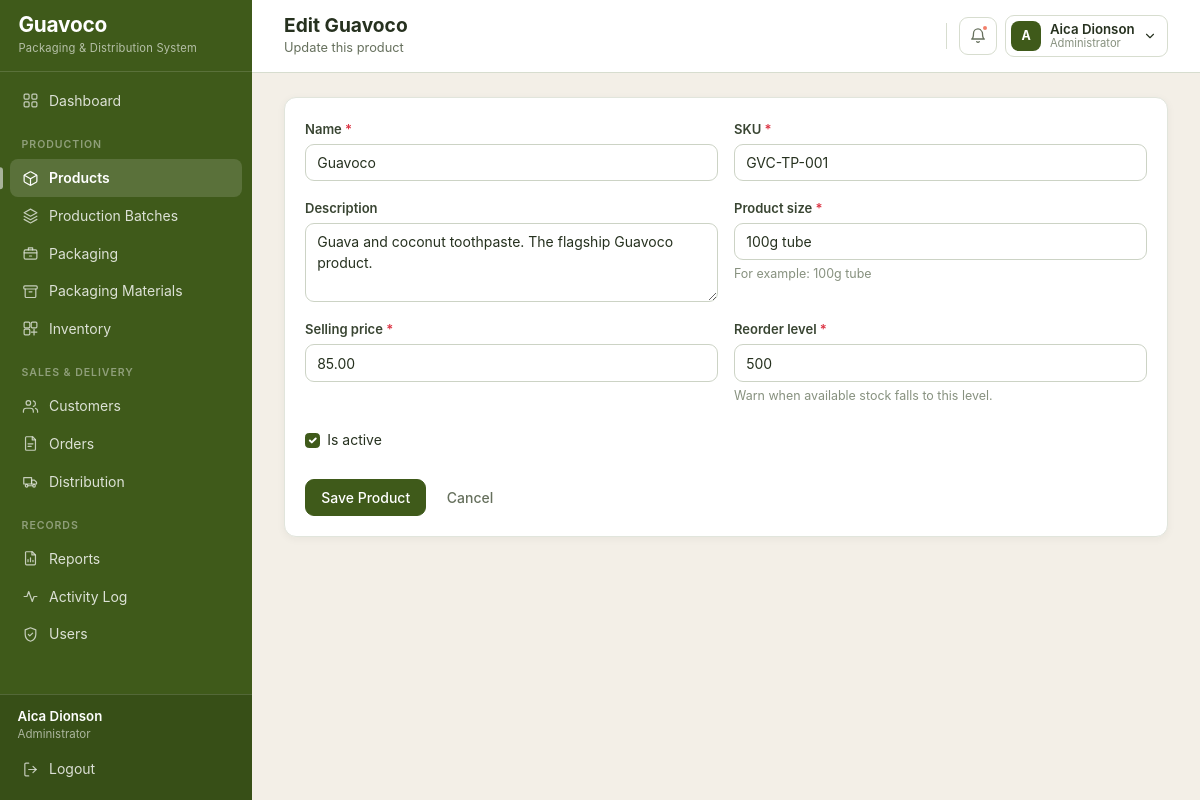
The page /products/4/edit/ (signed in) on the database its author committed.
### core/models.py (models this page shows, shortened)
class Product(models.Model):
    name = models.CharField(max_length=100)
    sku = models.CharField('SKU', max_length=50, unique=True)
    description = models.TextField(blank=True)
    size = models.CharField('Product size', max_length=50, help_text='For example: 100g tube')
    selling_price = models.DecimalField(
        max_digits=10, decimal_places=2, validators=[MinValueValidator(0)]
    )
    reorder_level = models.PositiveIntegerField(
        default=100, help_text='Warn when available stock falls to this level.'
    )
    is_active = models.BooleanField(default=True)
    created_at = models.DateTimeField(auto_now_add=True)
    class Meta:
        ordering = ['name']
    @property
    def current_stock(self):
        total = self.inventory_rows.aggregate(total=models.Sum('quantity_available'))['total']
        return total or 0
    @property
    def is_low_stock(self):
        return self.current_stock <= self.reorder_level

### core/views/products.py (the view)
# urls.py: path('products/<int:pk>/edit/', products.product_update, name='product_update'),
@login_required
@administrator_required
def product_update(request, pk):
    product = get_object_or_404(Product, pk=pk)
    form = ProductForm(request.POST or None, instance=product)
    if request.method == 'POST' and form.is_valid():
        form.save()
        ActivityLog.record(request.user, 'Product Updated', f'{product.name} was edited.')
        messages.success(request, f'Product "{product.name}" was updated.')
        return redirect('product_list')
    return render(request, 'products/product_form.html',
                  {'page_title': f'Edit {product.name}', 'form': form, 'product': product})

### core/forms.py (shortened to what this page needs)
class ProductForm(BootstrapFormMixin, forms.ModelForm):
    class Meta:
        model = Product
        fields = [
            'name', 'sku', 'description', 'size',
            'selling_price', 'reorder_level', 'is_active',
        ]
        widgets = {'description': forms.Textarea(attrs={'rows': 3})}

### core/context_processors.py (called while the page is built)
def user_role(request):
    if not hasattr(request, 'user'):
        return {}
    admin = is_administrator(request.user)
    url_name = getattr(request.resolver_match, 'url_name', '') if request.resolver_match else ''
    return {
        'is_admin': admin,
        'user_role': 'Administrator' if admin else 'Staff',
        'page_subtitle': PAGE_SUBTITLES.get(url_name, ''),
    }

def alerts(request):
    if not hasattr(request, 'user') or not request.user.is_authenticated:
        return {}
    from .models import Inventory, PackagingMaterial, Product
    low_products = [p for p in Product.objects.filter(is_active=True) if p.is_low_stock]
    low_materials = [m for m in PackagingMaterial.objects.filter(is_active=True)
                     if m.is_low_stock]
    today = timezone.localdate()
    expiring = list(
        Inventory.objects.filter(
            quantity_available__gt=0,
            expiration_date__lte=today + timedelta(days=30),
        ).select_related('batch', 'product').order_by('expiration_date')[:5]
    )
    return {
        'alert_low_products': low_products[:5],
        'alert_low_materials': low_materials[:5],
        'alert_expiring': expiring,
        'alert_count': len(low_products) + len(low_materials) + len(expiring),
    }

### core/models.py (called while the page is built)
def expiry_state_for(expiration_date):
    if expiration_date is None:
        return 'Safe'
    days_left = (expiration_date - timezone.localdate()).days
    if days_left < 0:
        return 'Expired'
    if days_left <= 30:
        return 'Expiring in 30 Days'
    if days_left <= 60:
        return 'Expiring in 60 Days'
    return 'Safe'

    @property
    def is_low_stock(self):
        return self.quantity_available <= self.reorder_level

    @property
    def expiry_state(self):
        return expiry_state_for(self.expiration_date)

### core/permissions.py (called while the page is built)
def is_administrator(user):
    return user.is_authenticated and (
        user.is_superuser or user.groups.filter(name=ADMIN_GROUP).exists()
    )

### templates/products/product_form.html (shortened to what this page needs)
{% extends "base.html" %}
{% block content %}
<div class="card">
    <div class="card-body">
        <form method="post" novalidate>
            {% include "partials/form_fields.html" %}
            <div class="mt-4">
                <button type="submit" class="btn btn-guava">Save Product</button>
                <a href="{% url 'product_list' %}" class="btn btn-link">Cancel</a>
            </div>
        </form>
    </div>
</div>
{% endblock %}

### templates/base.html (shortened to what this page needs)
{% load static %}
<!DOCTYPE html>
<html lang="en">
<head>
    <link rel="stylesheet" href="{% static 'vendor/bootstrap.min.css' %}">
    <link rel="stylesheet" href="{% static 'css/guavoco-theme.css' %}">
</head>
<body>
<nav class="sidebar">
    <div class="brand">
        <div>
            <div class="brand-name">Guavoco</div>
            <small class="brand-subtitle">Packaging &amp; Distribution System</small>
        </div>
    </div>
    <div class="collapse sidebar-body" id="sidebarBody">
        <ul class="nav flex-column sidebar-menu">
            <li class="nav-item">
                <a class="nav-link {% if request.resolver_match.url_name == 'dashboard' %}active{% endif %}"
                   href="{% url 'dashboard' %}">
                    <svg class="gv-icon"><use href="#i-grid"></use></svg> Dashboard
                </a>
            </li>
            <li class="nav-section">Production</li>
            <li class="nav-item">
                <a class="nav-link {% if 'product' in request.resolver_match.url_name %}active{% endif %}"
                   href="{% url 'product_list' %}">
                    <svg class="gv-icon"><use href="#i-package"></use></svg> Products
                </a>
            </li>
            <li class="nav-item">
                <a class="nav-link {% if 'batch' in request.resolver_match.url_name %}active{% endif %}"
                   href="{% url 'batch_list' %}">
                    <svg class="gv-icon"><use href="#i-layers"></use></svg> Production Batches
                </a>
            </li>
            <li class="nav-item">
                <a class="nav-link {% if 'packaging' in request.resolver_match.url_name %}active{% endif %}"
                   href="{% url 'packaging_list' %}">
                    <svg class="gv-icon"><use href="#i-box"></use></svg> Packaging
                </a>
            </li>
            <li class="nav-item">
                <a class="nav-link {% if 'material' in request.resolver_match.url_name %}active{% endif %}"
                   href="{% url 'material_list' %}">
                    <svg class="gv-icon"><use href="#i-archive"></use></svg> Packaging Materials
                </a>
            </li>
            <li class="nav-item">
                <a class="nav-link {% if 'inventory' in request.resolver_match.url_name %}active{% endif %}"
                   href="{% url 'inventory_list' %}">
                    <svg class="gv-icon"><use href="#i-inventory"></use></svg> Inventory
                </a>
            </li>
            <li class="nav-section">Sales &amp; Delivery</li>
            <li class="nav-item">
                <a class="nav-link {% if 'customer' in request.resolver_match.url_name %}active{% endif %}"
                   href="{% url 'customer_list' %}">
                    <svg class="gv-icon"><use href="#i-users"></use></svg> Customers
                </a>
            </li>
            <li class="nav-item">
                <a class="nav-link {% if 'order' in request.resolver_match.url_name %}active{% endif %}"
                   href="{% url 'order_list' %}">
                    <svg class="gv-icon"><use href="#i-orders"></use></svg> Orders
                </a>
            </li>
            <li class="nav-item">
                <a class="nav-link {% if 'distribut' in request.resolver_match.url_name or 'delivery' in request.resolver_match.url_name %}active{% endif %}"
                   href="{% url 'distribution_list' %}">
                    <svg class="gv-icon"><use href="#i-truck"></use></svg> Distribution
                </a>
            </li>
            <li class="nav-section">Records</li>
            <li class="nav-item">
                <a class="nav-link {% if 'report' in request.resolver_match.url_name or 'traceability' in request.resolver_match.url_name %}active{% endif %}"
                   href="{% url 'report_index' %}">
                    <svg class="gv-icon"><use href="#i-report"></use></svg> Reports
                </a>
            </li>
            <li class="nav-item">
                <a class="nav-link {% if request.resolver_match.url_name == 'activity_log' %}active{% endif %}"
                   href="{% url 'activity_log' %}">
                    <svg class="gv-icon"><use href="#i-activity"></use></svg> Activity Log
                </a>
            </li>
            {% if is_admin %}
                <li class="nav-item">
                    <a class="nav-link {% if 'user' in request.resolver_match.url_name %}active{% endif %}"
                       href="{% url 'user_list' %}">
                        <svg class="gv-icon"><use href="#i-shield"></use></svg> Users
                    </a>
                </li>
            {% endif %}
        </ul>
        <div class="sidebar-footer">
            <div class="px-2">
                <div class="account-name">{{ user.get_full_name|default:user.username }}</div>
                <div class="account-role">{{ user_role }}</div>
            </div>
            <form method="post" action="{% url 'logout' %}">
                <button type="submit" class="nav-link">
                    <svg class="gv-icon"><use href="#i-logout"></use></svg> Logout
                </button>
            </form>
        </div>
    </div>
</nav>
<div class="app-shell">
    <header class="topbar">
        <div class="topbar-titles">
            <h1 class="page-title">{% block heading %}{{ page_title }}{% endblock %}</h1>
            {% block subtitle %}
                {% if page_subtitle %}<p class="page-subtitle">{{ page_subtitle }}</p>{% endif %}
            {% endblock %}
        </div>
        <div class="topbar-actions">
            <div class="dropdown">
                <a class="topbar-bell" href="#" role="button" data-bs-toggle="dropdown"
                   aria-expanded="false" aria-label="Notifications">
                    <svg class="gv-icon"><use href="#i-bell"></use></svg>
                    {% if alert_count %}<span class="bell-dot"></span>{% endif %}
                </a>
            </div>
            <div class="dropdown">
                <a class="user-chip" href="#" role="button" data-bs-toggle="dropdown"
                   aria-expanded="false">
                    <span class="user-avatar">
                        {{ user.get_full_name|default:user.username|slice:":1"|upper }}
                    </span>
                    <span>
                        <span class="user-name d-block">
                            {{ user.get_full_name|default:user.username }}
                        </span>
                        <span class="user-role d-block">{{ user_role }}</span>
                    </span>
                    <svg class="gv-icon" style="width:14px;height:14px;">
                        <use href="#i-chevron-down"></use></svg>
                </a>
            </div>
        </div>
    </header>
    <main class="main-content">
        {% block content %}{% endblock %}
    </main>
</div>
</body>
</html>

### templates/partials/form_fields.html (shortened to what this page needs)
<div class="row g-3">
    {% for field in form %}
        <div class="{% if field.field.widget.input_type == 'checkbox' %}col-12{% else %}col-md-6{% endif %}">
            {% if field.field.widget.input_type == 'checkbox' %}
                <div class="form-check mt-2">
                    {{ field }}
                    <label class="form-check-label" for="{{ field.id_for_label }}">
                        {{ field.label }}
                    </label>
                </div>
            {% else %}
                <label class="form-label" for="{{ field.id_for_label }}">
                    {{ field.label }}
                    {% if field.field.required %}<span class="text-danger">*</span>{% endif %}
                </label>
                {{ field }}
            {% endif %}
            {% if field.help_text %}
                <div class="form-text">{{ field.help_text }}</div>
            {% endif %}
        </div>
    {% endfor %}
</div>

### rows shown on the page
Product: form "Guavoco" "GVC-TP-001" "Guava and coconut toothpaste. The flagship Guavoco product." "100g tube" "85.00" "500", form "☑"

### other values the page prints
{{ user.get_full_name|default:user.username }} "Aica Dionson"
{{ user_role }} "Administrator"
{{ page_title }} "Edit Guavoco"
{{ page_subtitle }} "Update this product"
{{ user.get_full_name|default:user.username|slice:":1"|upper }} "A"
{{ field.label }} "Name" "SKU" "Description" "Product size" "Selling price" "Reorder level"
{{ field.help_text }} "For example: 100g tube" "Warn when available stock falls to this level."
{{ field.label }} "Is active"
